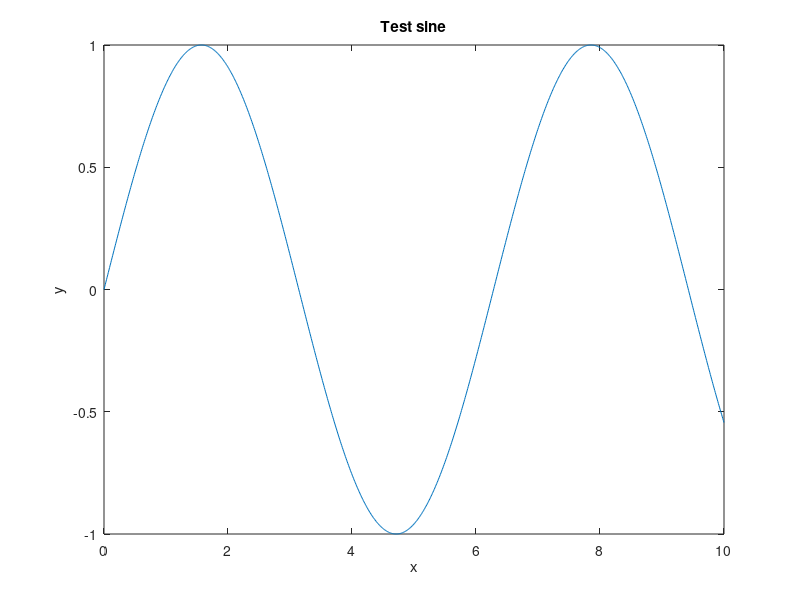

MATLAB code for this plot:
%simple script for learning how to plot in MATLAB

figure; 

start = 0;
stop = 10;
n = 1000;

x = linspace(start, stop, n);
f = sin(x);

plot(x, f)

title("Test sine")
xlabel("x")
ylabel("y")
